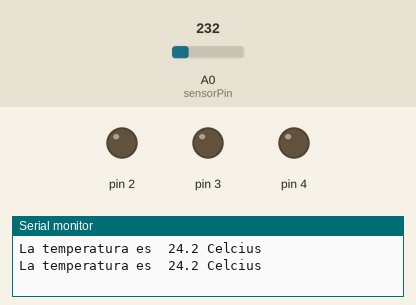
The sketch below on a simulated Arduino Mega 2560, built for the host (arithmetic inside an expression is 32-bit, double 64-bit). Parts: output pins drawn as LEDs (lit = HIGH), the last lines printed to the serial monitor. The test bench sets the inputs (shaded band); at power-on: A0 (sensorPin) = 232.

Above: at 1.2 s.
1.3 s: A0 (sensorPin) set to 274
At 2.6 s:
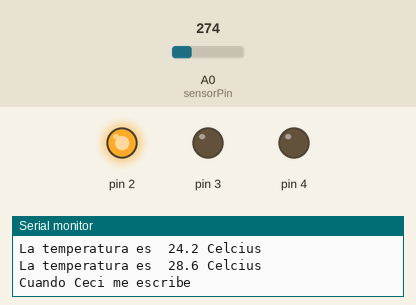
3.5 s: A0 (sensorPin) set to 297
At 4.6 s:
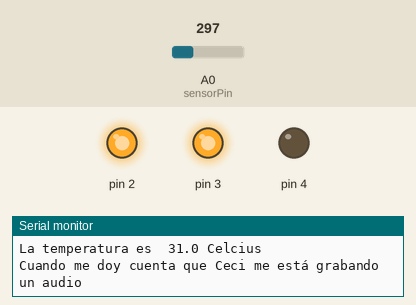
5.5 s: A0 (sensorPin) set to 324
At 6.6 s:
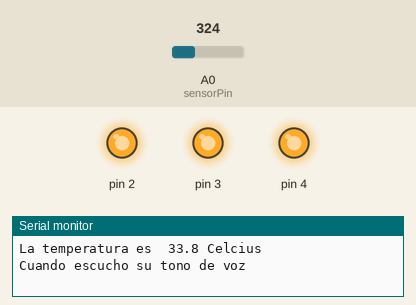
7.6 s: A0 (sensorPin) set to 290
At 8.6 s:
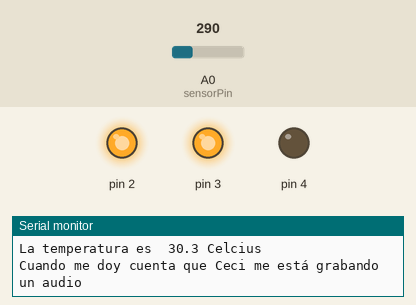
9.6 s: A0 (sensorPin) set to 266
At 10.6 s:
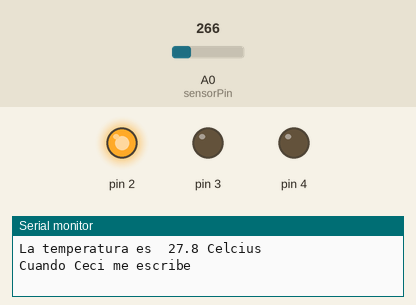
Timing chart, 0 to 12.6 s (numbered marks = the images above; inputs shaded):
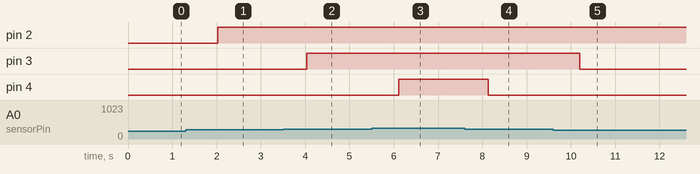

The sketch:

5_amor.ino
```cpp
// LM35 temp sensor connected A0

unsigned int total; // A/D readings
const int sensorPin = A0;
float tempC; // Celcius
float tempF; // Fahrenheit

void setup() {
  analogReference(INTERNAL); // use the internal ~1.1volt reference | change to (INTERNAL1V1) for a Mega
  Serial.begin(9600);
  for(int pinNumber = 2; pinNumber<5; pinNumber++){
    pinMode(pinNumber,OUTPUT);
    digitalWrite(pinNumber, LOW);
  }
}
void loop() {
  // read the sensor
  for (int x = 0; x < 64; x++) { // 64(max) analogue readings for averaging
    total = total + analogRead(A0); // add each value
  }
  // temp conversion
  tempC = total * 0.001632; // Calibrate by slightly changing 0.0016xx
  // tempF = tempC * 1.8 + 32; // Celcius to Fahrenheit

  Serial.print("La temperatura es  ");
  Serial.print(tempC, 1); // one decimal place
  Serial.println(" Celcius  ");
  //Serial.print(tempF, 0); // no decimal places
  //Serial.println(" Fahrenheit");

  if(tempC < 25.0){
    digitalWrite(2, LOW);
    digitalWrite(3, LOW);
    digitalWrite(4, LOW);
  } // if the temperature rises 2-4 degrees, turn an LED on
  else if(tempC >= 27.0 && tempC < 30.0){
    digitalWrite(2, HIGH);
    digitalWrite(3, LOW);
    digitalWrite(4, LOW);
    Serial.println("Cuando Ceci me escribe");
  } // if the temperature rises 4-6 degrees, turn a second LED on
  else if(tempC >= 30.0 && tempC < 33.0){
    digitalWrite(2, HIGH);
    digitalWrite(3, HIGH);
    digitalWrite(4, LOW);
    Serial.println("Cuando me doy cuenta que Ceci me está grabando un audio");

  } // if the temperature rises more than 6 degrees, turn all LEDs on
  else if(tempC >= 33.0){
    digitalWrite(2, HIGH);
    digitalWrite(3, HIGH);
    digitalWrite(4, HIGH);
    Serial.println("Cuando escucho su tono de voz");

  }

  total = 0; // reset total
  delay(1000); // slows readings
}
```

Measured:
- the behaviour switches between 258 and 259 on A0 (sensorPin) (found by bisection; images 0 and 1)
- the behaviour switches between 287 and 288 on A0 (sensorPin) (found by bisection; images 1 and 2)
- the behaviour switches between 315 and 316 on A0 (sensorPin) (found by bisection; images 2 and 3)
- after the input at 1.3 s, pin 2: LOW → HIGH after 0.72 s
- after the input at 3.5 s, pin 3: LOW → HIGH after 0.54 s
- after the input at 5.5 s, pin 4: LOW → HIGH after 0.61 s
- after the input at 7.6 s, pin 4: HIGH → LOW after 0.53 s
- after the input at 9.6 s, pin 3: HIGH → LOW after 0.61 s
